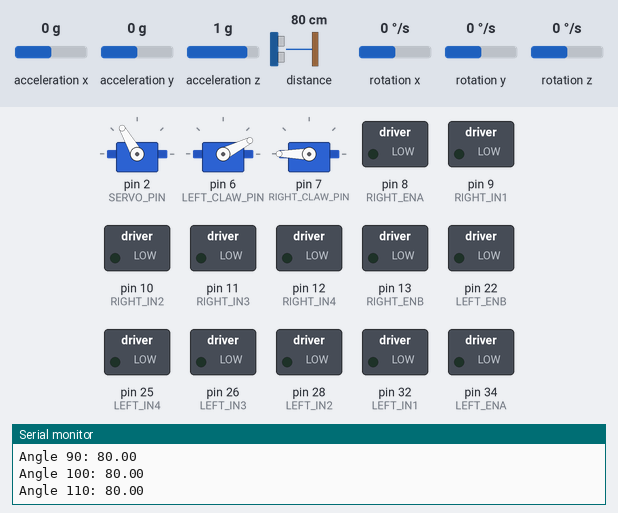
This sketch was run on a simulated Arduino Mega 2560, built with avr-gcc and run on an emulated ATmega2560. Shown: 3 × servo, switched loads named in the sketch (green lamp = pin HIGH), the last lines printed to the serial monitor. The test bench sets the inputs (shaded band); at power-on: distance to the obstacle 80 cm, rotation z 0 °/s, acceleration x 0 g, acceleration y 0 g, acceleration z 1 g, rotation x 0 °/s, rotation y 0 °/s.

Above: at 9.4 s.
9.5 s: distance to the obstacle set to 36 cm
12.5 s: distance to the obstacle set to 29 cm
At 14.0 s:
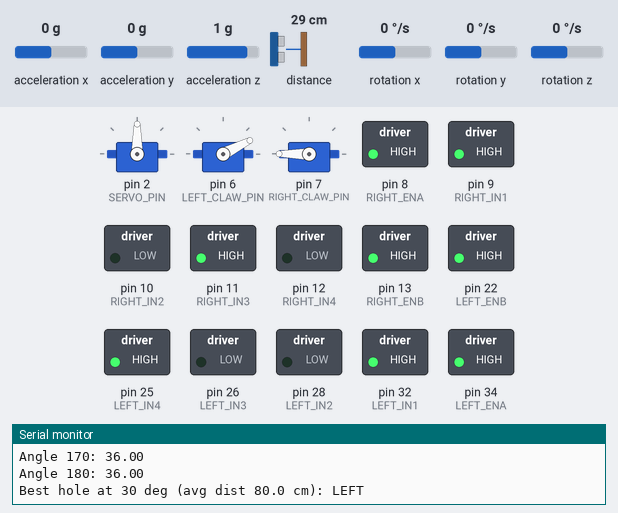
14.7 s: distance to the obstacle set to 37 cm
16.2 s: distance to the obstacle set to 43 cm
At 17.5 s:
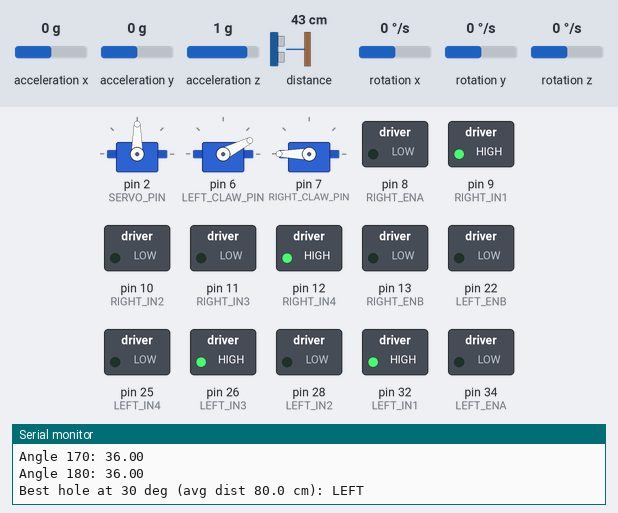
18.2 s: rotation z set to -192 °/s
At 20.0 s:
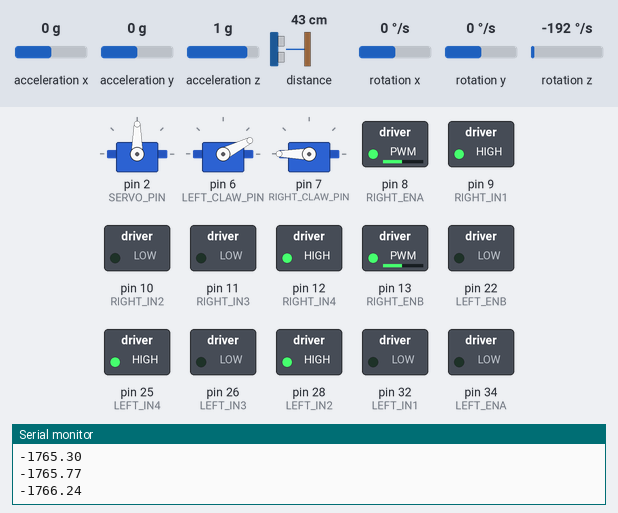
Timing chart, 0 to 21.2 s (numbered marks = the images above; inputs shaded):
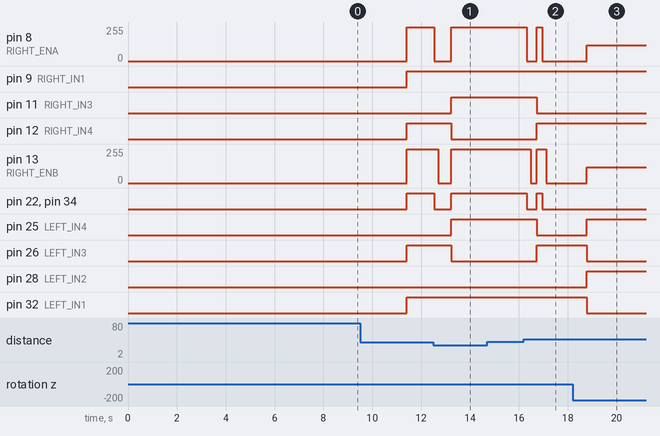

The sketch:

Stuff.ino
```cpp
#include <math.h>
#include <Servo.h>
#include <Wire.h>
#include <MPU6050_light.h>
#include <Adafruit_VL53L0X.h>

MPU6050 mpu(Wire);
Adafruit_VL53L0X lox = Adafruit_VL53L0X();
unsigned long timer = 0;

// --- Pin definitions ---
#define SERVO_PIN 2
#define LEFT_CLAW_PIN 6
#define RIGHT_CLAW_PIN 7

#define LEFT_ENA 34
#define LEFT_IN1 32
#define LEFT_IN2 28
#define LEFT_ENB 22
#define LEFT_IN3 26
#define LEFT_IN4 25
#define RIGHT_ENA 8
#define RIGHT_IN1 9
#define RIGHT_IN2 10
#define RIGHT_ENB 13
#define RIGHT_IN3 11
#define RIGHT_IN4 12

// --- Scan definitions ---
#define NUM_ANGLES 19
#define ANGLE_STEP 10
#define WINDOW_SIZE 3 // 3*10=30deg minimum hole width

// --- Drive Constants ---
const float cmps = 7.85;
// const float dps = 202.25;

Servo swivel, leftClaw, rightClaw;
float distances[NUM_ANGLES] = {0};


bool foundHole = false;
bool pastWalls = false;

bool holeLeft = false;
bool holeRight = false;
bool holeOffsetStraight = false;
bool holeStraight = false;

int scanCount =0;
int numObstacles = 4;

void setup()
{
  Serial.begin(115200);
  while (!Serial);

  Wire.begin();
  byte status = mpu.begin();
  Serial.print(F("MPU6050 status: "));
  Serial.println(status);
  Serial.println(F("Calculating offsets, do not move the thing"));
  delay(1000);
  mpu.calcOffsets();
  Serial.println("Done\n");

  if (!lox.begin()) {
    Serial.println("Failed to boot VL53L0X");
    while (1);
  }
  Serial.println("VL53L0X ready.");

  swivel.attach(SERVO_PIN);
  leftClaw.attach(LEFT_CLAW_PIN);
  rightClaw.attach(RIGHT_CLAW_PIN);

  pinMode(LEFT_ENA, OUTPUT);
  pinMode(LEFT_IN1, OUTPUT);
  pinMode(LEFT_IN2, OUTPUT);
  pinMode(LEFT_ENB, OUTPUT);
  pinMode(LEFT_IN3, OUTPUT);
  pinMode(LEFT_IN4, OUTPUT);

  pinMode(RIGHT_ENA, OUTPUT);
  pinMode(RIGHT_IN1, OUTPUT);
  pinMode(RIGHT_IN2, OUTPUT);
  pinMode(RIGHT_ENB, OUTPUT);
  pinMode(RIGHT_IN3, OUTPUT);
  pinMode(RIGHT_IN4, OUTPUT);

  openClaw();

  delay(3000);
}

void stopMotors()
{
  analogWrite(LEFT_ENA, 0);
  analogWrite(LEFT_ENB, 0);
  analogWrite(RIGHT_ENA, 0);
  delay(160);
  analogWrite(RIGHT_ENB, 0);
}

void fullPower()
{
  analogWrite(LEFT_ENA, 200);
  analogWrite(LEFT_ENB, 200);
  analogWrite(RIGHT_ENA, 255);
  analogWrite(RIGHT_ENB, 255);
}

void halfPower()
{
  analogWrite(LEFT_ENA, 0);
  analogWrite(LEFT_ENB, 0);
  analogWrite(RIGHT_ENA, 120);
  analogWrite(RIGHT_ENB, 120);
}

void goForward()
{
  digitalWrite(LEFT_IN1, HIGH); digitalWrite(LEFT_IN2, LOW);
  digitalWrite(LEFT_IN3, HIGH); digitalWrite(LEFT_IN4, LOW);
  digitalWrite(RIGHT_IN1, HIGH); digitalWrite(RIGHT_IN2, LOW);
  digitalWrite(RIGHT_IN3, LOW); digitalWrite(RIGHT_IN4, HIGH);
  fullPower();
}

void goBackward()
{
  digitalWrite(LEFT_IN1, LOW); digitalWrite(LEFT_IN2, HIGH);
  digitalWrite(LEFT_IN3, LOW); digitalWrite(LEFT_IN4, HIGH);
  digitalWrite(RIGHT_IN1, LOW); digitalWrite(RIGHT_IN2, HIGH);
  digitalWrite(RIGHT_IN3, HIGH); digitalWrite(RIGHT_IN4, LOW);
  fullPower();
}

void goRight()
{
  digitalWrite(LEFT_IN1, LOW); digitalWrite(LEFT_IN2, HIGH);
  digitalWrite(LEFT_IN3, HIGH); digitalWrite(LEFT_IN4, LOW);
  digitalWrite(RIGHT_IN1, LOW); digitalWrite(RIGHT_IN2, HIGH);
  digitalWrite(RIGHT_IN3, LOW); digitalWrite(RIGHT_IN4, HIGH);
  fullPower();
}

void goLeft()
{
  digitalWrite(LEFT_IN1, HIGH); digitalWrite(LEFT_IN2, LOW);
  digitalWrite(LEFT_IN3, LOW); digitalWrite(LEFT_IN4, HIGH);
  digitalWrite(RIGHT_IN1, HIGH); digitalWrite(RIGHT_IN2, LOW);
  digitalWrite(RIGHT_IN3, HIGH); digitalWrite(RIGHT_IN4, LOW);
  fullPower();
}

void turnLeft() {
  digitalWrite(LEFT_IN1, LOW); digitalWrite(LEFT_IN2, HIGH);
  digitalWrite(LEFT_IN3, LOW); digitalWrite(LEFT_IN4, HIGH);
  digitalWrite(RIGHT_IN1, HIGH); digitalWrite(RIGHT_IN2, LOW);
  digitalWrite(RIGHT_IN3, LOW); digitalWrite(RIGHT_IN4, HIGH);
    halfPower();
}

void turnRight() {
  digitalWrite(LEFT_IN1, HIGH); digitalWrite(LEFT_IN2, LOW);
  digitalWrite(LEFT_IN3, HIGH); digitalWrite(LEFT_IN4, LOW);
  digitalWrite(RIGHT_IN1, LOW); digitalWrite(RIGHT_IN2, HIGH);
  digitalWrite(RIGHT_IN3, HIGH); digitalWrite(RIGHT_IN4, LOW);
    halfPower();
}

void openClaw() {
  leftClaw.write(27);
  rightClaw.write(215);
  delay(200);
}

void closeClaw() {
  leftClaw.write(95);
  rightClaw.write(140);
  delay(200);
}

float getDistance()
{
  VL53L0X_RangingMeasurementData_t measure;
  lox.rangingTest(&measure, false);
  if (measure.RangeStatus != 4) {
    return ((measure.RangeMilliMeter) / 10.0);
  } else {
    return 819;
  }
}

void scan()
{
  // Updates the values in distances
  for (int i = 0; i < NUM_ANGLES; i++) {
    mpu.update();
    int degree = i * ANGLE_STEP;
    swivel.write(degree);
    delay(200);
    distances[i] = getDistance();
    Serial.print("Angle ");
    Serial.print(degree);
    Serial.print(": ");
    Serial.println(distances[i]);

    // if ((i == 0 || i == 19) && getDistance() > 100){
    //   pastWalls = true;
    // }
  }
}

void findBestHole()
{
  holeLeft = false;
  holeRight = false;
  holeStraight = false;
  holeOffsetStraight = false;

  // Ignore 0, 10, 170, and 180 (indices 0, 1, 17, 18)
  // Use sliding window (default: 3) from indices 2 to 16-WINDOW_SIZE+1
  int best_start = -1;
  float best_avg = -1;
  int min_idx = 2;
  int max_idx = NUM_ANGLES - WINDOW_SIZE - 2; // e.g. 16 for window=3

  for (int i = min_idx; i <= NUM_ANGLES - WINDOW_SIZE - 2 + 1; i++) {
    float sum = 0;
    for (int w = 0; w < WINDOW_SIZE; w++) {
      sum += distances[i + w];
    }
    float avg = sum / WINDOW_SIZE;
    if (avg > best_avg) {
      best_avg = avg;
      best_start = i;
    }
  }

  if (best_start != -1) {
    int center_idx = best_start + WINDOW_SIZE / 2;
    int center_angle = center_idx * ANGLE_STEP;
    Serial.print("Best hole at ");
    Serial.print(center_angle);
    Serial.print(" deg (avg dist ");
    Serial.print(best_avg, 1);
    Serial.print(" cm): ");
    if (center_angle > 110 ) {
      Serial.println("RIGHT");
      foundHole = true;
      holeRight = true;
    } else if (center_angle < 70) {
      Serial.println("LEFT");
      foundHole = true;
      holeLeft = true;
    } else if (center_angle >= 80 && center_angle<=100){
      Serial.println("STRAIGHT");
      foundHole = true;
      holeStraight = true;
    } else {
        if (center_angle == 70){
          Serial.println("OFFSET STRAIGHT LEFT");
          foundHole = true;
          holeOffsetStraight = true;
          holeLeft = true;
        }
        if (center_angle == 110){
          Serial.println("OFFSET STRAIGHT RIGHT");
          foundHole = true;
          holeOffsetStraight = true;
          holeRight = true;
        }
    }
  } else {
    Serial.println("No valid hole found.");
  }
}

void correctYaw(float targetAngle) {
  mpu.update();
  float currentAngle = mpu.getAngleZ();
  while (currentAngle > targetAngle + 1){
    mpu.update();
    currentAngle = mpu.getAngleZ();
    Serial.println(currentAngle);
    turnRight();
  }
  while (currentAngle < targetAngle - 1){
    mpu.update();
    currentAngle = mpu.getAngleZ();
    Serial.println(currentAngle);
    turnLeft();
  }
  stopMotors();
}

void avoidObstacle(){
    stopMotors();
      swivel.write(90);
      delay(200);
    if (!holeStraight) {
      if (!holeOffsetStraight) {
        while (getDistance() > 32){
          goForward();
        }
        stopMotors();
        delay(500);
        while (getDistance() < 40) {
          if (holeLeft){
            goLeft();
          } else {
            goRight();
          }
        }
        delay(100);
        stopMotors();
        delay(220);
        if (getDistance() > 30) {
          goForward();
          delay(220);
          stopMotors();
        }
      } else {
        if (holeLeft){
          goLeft();
          delay(275);
        } else {
          goRight();
          delay(275);
        }
        stopMotors();
        delay(220);
        if (getDistance() > 30) {
          goForward();
          delay(160);
          stopMotors();
        }
      }
    } else {
      goForward();
      delay(350);
      stopMotors();
      }

}

void loop()
{
  mpu.update();
  stopMotors();
  correctYaw(0);
  delay(1000);
  scan();
  if (!pastWalls) {

    findBestHole();
    if (foundHole == true){
      avoidObstacle();
      scanCount+=1;
      if (scanCount >= numObstacles-1){
        if (distances[9]>=65){
          pastWalls=true;
        }
      }
      if (scanCount >= numObstacles){
        pastWalls=true;
      }
    }
    delay(1500); // Pause for debug reading
  } else {
      goForward();
      delay(1500);
      stopMotors();
      goRight();
      delay(5000);
      stopMotors();
    // Stage 2 logic (not modified)
  }
}
```

Measured:
- the behaviour switches between 33 and 32 cm on distance to the obstacle (found by bisection; images 0 and 1)
- the behaviour switches between 39 and 40 cm on distance to the obstacle (found by bisection; images 1 and 2)
- after the input at 12.5 s, pin 8 (RIGHT_ENA): 255/255 → 0/255 at once, → 255/255 0.69 s later; pin 11 (RIGHT_IN3): LOW → HIGH after 0.72 s
- after the input at 14.7 s, every drawn part: stays the same
- after the input at 16.2 s, pin 8 (RIGHT_ENA): 255/255 → 0/255 after 0.11 s, → 255/255 0.41 s later, → 0/255 0.22 s later; pin 11 (RIGHT_IN3): HIGH → LOW after 0.53 s
- after the input at 18.2 s, pin 8 (RIGHT_ENA), pin 13 (RIGHT_ENB): 0/255 → 120/255 after 0.57 s; pin 25 (LEFT_IN4), pin 28 (LEFT_IN2): LOW → HIGH after 0.57 s; pin 26 (LEFT_IN3), pin 32 (LEFT_IN1): HIGH → LOW after 0.57 s; servo on pin 2 (SERVO_PIN): stops changing and stays 90°
